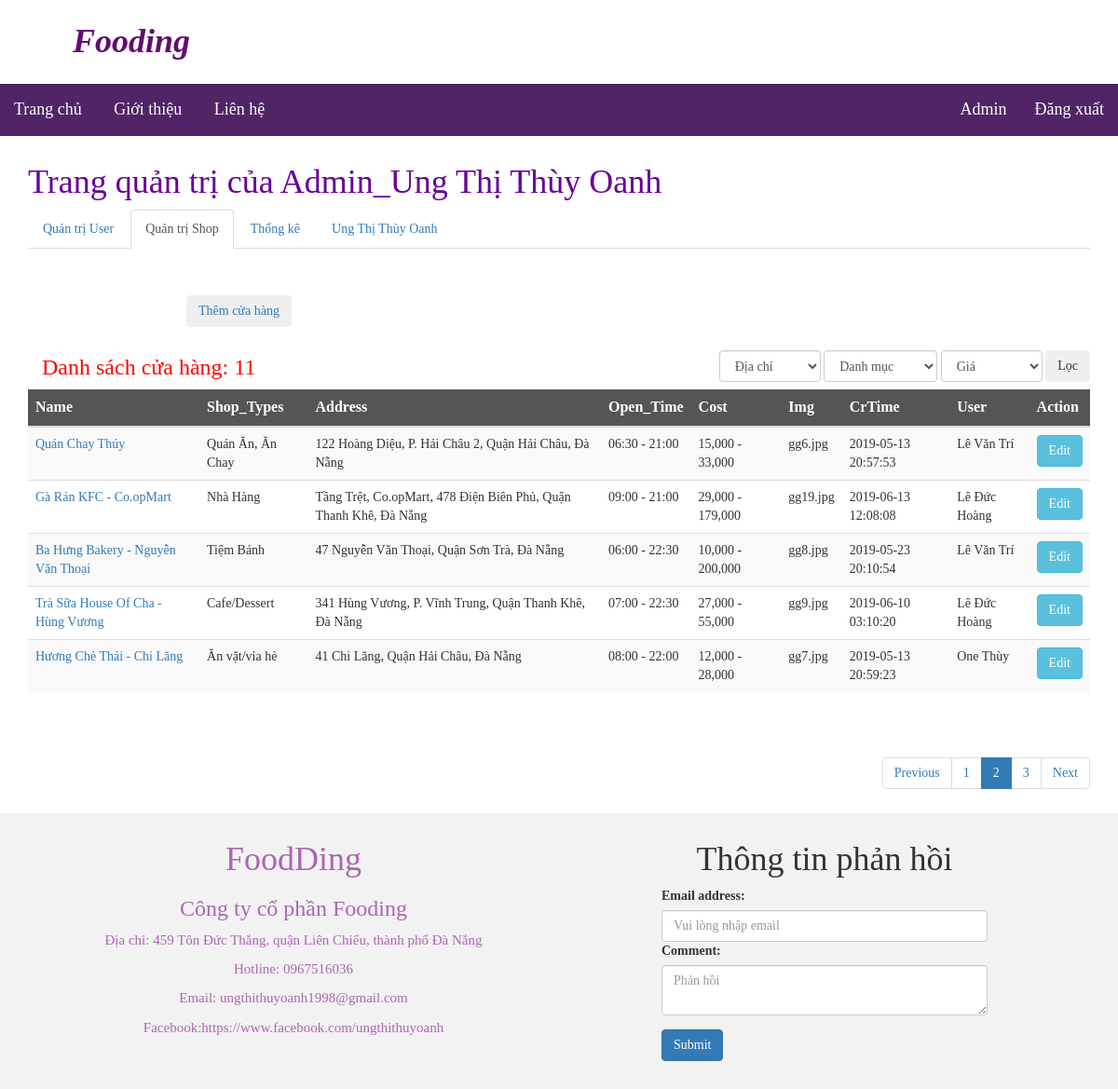
Screenshot of /controller/c_adminShop.php?page=2 (signed in) with the database file from the repository.
### tables this page shows
CREATE TABLE `foodshop` (
  `id` int(225) NOT NULL,
  `name` varchar(500) NOT NULL,
  `shop_types` varchar(50) NOT NULL,
  `address` varchar(500) NOT NULL,
  `open_time` varchar(50) NOT NULL,
  `cost` varchar(50) NOT NULL,
  `img` varchar(50) NOT NULL,
  `crtime` datetime DEFAULT CURRENT_TIMESTAMP,
  `updateTime` datetime DEFAULT CURRENT_TIMESTAMP,
  `user_id` int(225) DEFAULT NULL,
  `shipped` varchar(50) DEFAULT NULL,
  `prepare` varchar(50) DEFAULT NULL
);

CREATE TABLE `users` (
  `id` int(225) NOT NULL,
  `username` varchar(50) NOT NULL,
  `password` varchar(50) NOT NULL,
  `name` varchar(100) NOT NULL,
  `email` varchar(100) NOT NULL,
  `sex` varchar(10) DEFAULT NULL,
  `birthday` date DEFAULT NULL,
  `phone` varchar(20) DEFAULT NULL,
  `address` varchar(200) DEFAULT NULL,
  `vkey` varchar(200) DEFAULT NULL,
  `verified` int(2) NOT NULL DEFAULT '0',
  `role` int(20) NOT NULL,
  `crtime` datetime NOT NULL DEFAULT CURRENT_TIMESTAMP,
  `token` varchar(200) DEFAULT NULL,
  `updateTime` datetime DEFAULT CURRENT_TIMESTAMP
);

### model/m_foodshop.php (called while the page is built, shortened)
<?php
	class FoodShop extends Database
	{
		function queryFoodShop($_sql){
			$conn = parent::getConn();
			$stmt = null;
			try {
				$stmt = $conn->prepare($_sql);
				$stmt->execute();
			}catch(PDOException $e){
				echo "queryFoodShop failed: " . $e->getMessage();
			}
		    if($stmt->rowCount() == 0){
		    	$stmt=null;
		    	$conn=null;
		    	return 0;
		    }else{
		    	$data = $stmt->fetchAll(PDO::FETCH_ASSOC);
		    	return$data;
		    }
		}
		function queryTotalFoodShop($_sql){
			$conn = parent::getConn();
			$stmt = null;
			try {
				$stmt = $conn->prepare($_sql);
				$stmt->execute();
			}catch(PDOException $e){
				echo "queryTotalFoodShop failed: " . $e->getMessage();
			}
		    if($stmt->rowCount() == 0){
		    	$stmt=null;
		    	$conn=null;
		    	return 0;
		    }else{
		    	$data = $stmt->fetch(PDO::FETCH_ASSOC);
		    	return $data;
		    }
		}
	}
	?>

### view/v_adminShop.php (the view, shortened to what this page needs)
<div class="col-md-offset-2 col-xs-offset-2">
	<a href="../controller/c_addShopFood.php">
		<button type="button" class="btn btn-outline-success ">Thêm cửa hàng</button>
	</a>
</div>
<div class="container">
	<div class="col-md-4">
		<h3 style="color: #FF0000;">
			Danh sách cửa hàng: <?=$total_record?>
		</h3>
	</div>
	<div class="" id="filter" style="padding-top: 15px; float: right;">
		<form action="" class="form-inline" method="GET">
			<select name="address" id="address" class="form-control">
				<option value="-1">Địa chỉ</option>
			</select>
			<select name="shop_type" id="shop_type" class="form-control">
				<option value="-1">Danh mục</option>
			</select>
			<select name="cost" id="cost" class="form-control">
				<option value="-1">Giá</option>
			</select>
			<button class="btn btn-outline-success" type="submit">Lọc</button>
		</form>
	</div>
	<table class="table table-striped">
		<thead class="thead-dark" style="background-color: #555555;">
			<tr style="color: #fff; font-size: 16px; font-weight: bold;">
				<th scope="col">Name</th>
				<th scope="col">Shop_Types</th>
				<th scope="col">Address</th>
				<th scope="col">Open_Time</th>
				<th scope="col">Cost</th>
				<th scope="col">Img</th>
				<th scope="col">CrTime</th>
				<th scope="col">User</th>
				<th scope="col">Action</th>
			</tr>
		</thead>
		<tbody>
			<?php
			if(isset($data) && $data!=false):
				foreach ($data as $row) {
					?>
					<tr>
						<td><a href="../controller/c_detail.php?id=<?=$row['id']?>"><?=$row["name"]?></a></td>
						<td><?=$row["shop_types"]?></td>
						<td><?=$row["address"]?></td>
						<td><?=$row["open_time"]?></td>
						<td><?=$row["cost"]?></td>
						<td><?=$row["img"]?></td>
						<td><?=$row["crtime"]?></td>
						<td><?=$row["nameuser"]?></td>
						<td><a href="?edit=<?=$row['id']?>"><button type="button" class="btn btn-info">Edit</button> </a></td>
					</tr>
					<?php
				}
			endif; ?>
		</tbody>
	</table>
</div>

### css/datt.css (style rules this page uses)
* { box-sizing: border-box; }
body { font-family:serif!important; margin: 0px; padding: 0px; }
@media (min-width: 960px) { .container { width: 960px; height: 100%; margin: 0 auto; padding: 0; position: relative; padding: 10px 0px 30px; } }

### rows the page displays
foodshop: name "Quán Chay Thúy", shop_types "Quán Ăn, Ăn Chay", address "122 Hoàng Diệu, P. Hải Châu 2, Quận Hải Châu, Đà Nẵng", open_time "06:30 - 21:00", cost "15,000 - 33,000", img "gg6.jpg", crtime "2019-05-13 20:57:53", user.name "Lê Văn Trí"
foodshop: name "Gà Rán KFC - Co.opMart", shop_types "Nhà Hàng", address "Tầng Trệt, Co.opMart, 478 Điện Biên Phủ, Quận Thanh Khê, Đà Nẵng", open_time "09:00 - 21:00", cost "29,000 - 179,000", img "gg19.jpg", crtime "2019-06-13 12:08:08", user.name "Lê Đức Hoàng"
foodshop: name "Ba Hưng Bakery - Nguyễn Văn Thoại", shop_types "Tiệm Bánh", address "47 Nguyễn Văn Thoại, Quận Sơn Trà, Đà Nẵng", open_time "06:00 - 22:30", cost "10,000 - 200,000", img "gg8.jpg", crtime "2019-05-23 20:10:54", user.name "Lê Văn Trí"
foodshop: name "Trà Sữa House Of Cha - Hùng Vương", shop_types "Cafe/Dessert", address "341 Hùng Vương, P. Vĩnh Trung, Quận Thanh Khê, Đà Nẵng", open_time "07:00 - 22:30", cost "27,000 - 55,000", img "gg9.jpg", crtime "2019-06-10 03:10:20", user.name "Lê Đức Hoàng"
foodshop: name "Hương Chè Thái - Chi Lăng", shop_types "Ăn vặt/vỉa hè", address "41 Chi Lăng, Quận Hải Châu, Đà Nẵng", open_time "08:00 - 22:00", cost "12,000 - 28,000", img "gg7.jpg", crtime "2019-05-13 20:59:23", user.name "One Thùy"

### other values shown
$_SESSION['name'] "Ung Thị Thùy Oanh"
$total_record "11"
